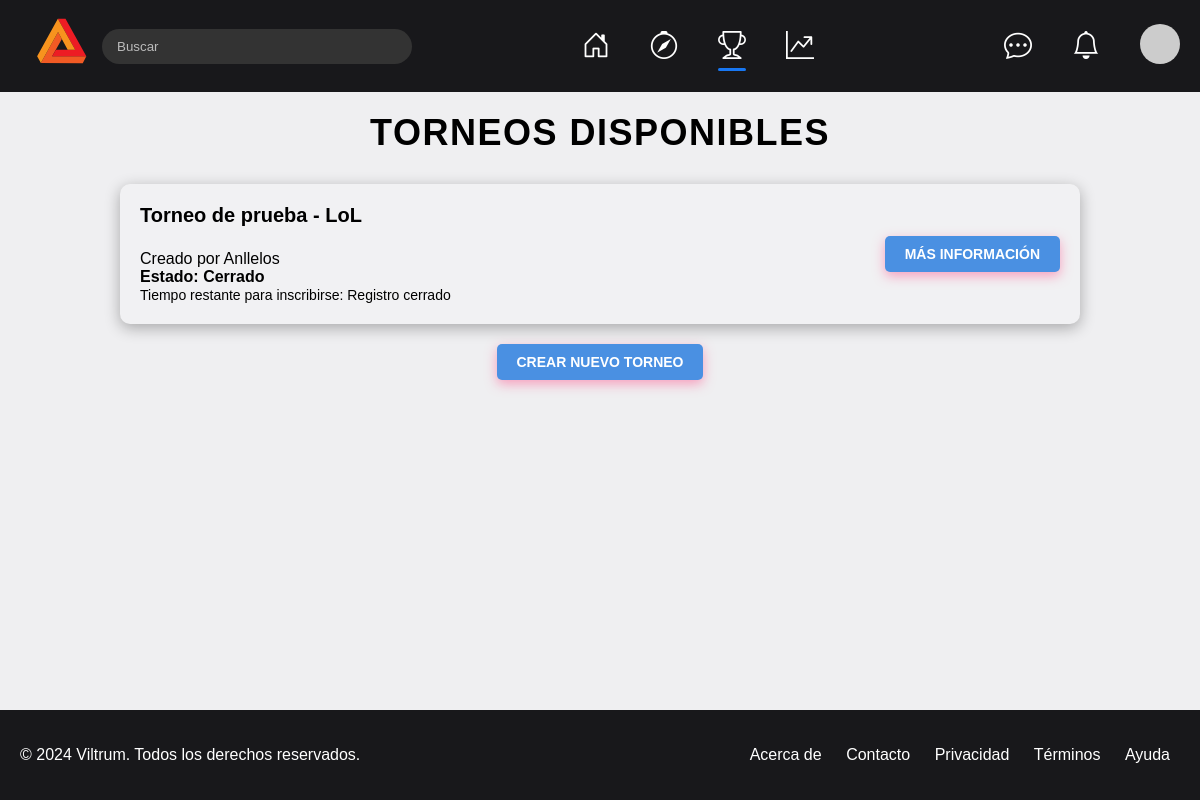
Page /tournaments/ (signed in) on the committed database.
### tournaments/models.py (models this page shows, shortened)
class Tournament(models.Model):
    GAME_CHOICES = [
        ("LoL", "League of Legends"),
        ("D2", "Dota 2"),
        ("CSGO", "Counter-Strike: Global Offensive"),
        ("VAL", "Valorant"),
        ("OW", "Overwatch"),
        ("PUBG", "PlayerUnknown's Battlegrounds"),
        ("FORT", "Fortnite"),
        ("Apex", "Apex Legends"),
        ("R6", "Rainbow Six Siege"),
        ("RL", "Rocket League")
    ]
    owner = models.ForeignKey(User, on_delete=models.CASCADE)  # Relación con el usuario
    name = models.CharField(max_length=255)
    game = models.CharField(max_length=255, choices=GAME_CHOICES)
    created_at = models.DateTimeField(auto_now_add=True)
    registration_deadline = models.DateTimeField(default=timezone.now() + timedelta(hours=72))  # Default to 72 hours after creation
    start_date = models.DateTimeField(null=True, blank=True)  # Start date of the tournament
    end_date = models.DateTimeField(null=True, blank=True)  # End date of the tournament
    status = models.BooleanField(max_length=20, default=True)  # Default status is "True"
    max_members = models.IntegerField(default=10)  # Define max members
    members = models.ManyToManyField(User, related_name='tournaments', blank=True)

### tournaments/views.py (the view)
# urls.py: path('tournaments/', views.list_tournaments, name='tournaments'),
def list_tournaments(request):
    tournaments = Tournament.objects.all()
    tournaments_list = []
    for tournament in tournaments:
        remaining_time = tournament.registration_deadline - timezone.now()
        if remaining_time > timedelta(0):
            days = remaining_time.days
            hours, remainder = divmod(remaining_time.seconds, 3600)
            minutes, _ = divmod(remainder, 60)
            inscription_time = f"Días: {days}, Horas: {hours}, Minutos: {minutes}"
            if not tournament.status:
                tournament.status = True
                tournament.save()
        else:
            inscription_time = "Registro cerrado"
            tournament.status = False
            tournament.save()
        tournaments_list.append({
            'tournament': tournament,
            'inscription_time': inscription_time,
        })
    return render(request, 'tournaments.html', {'tournaments_list': tournaments_list})

### core/context_processors.py (called while the page is built)
def user_role(request):
    if request.user.is_authenticated:
        if request.user.groups.filter(name='Sponsor').exists():
            return {'role': 'sponsor'}
        elif request.user.groups.filter(name='Gamer').exists():
            return {'role': 'gamer'}
        else:
            return {'role': 'other'}
    return {'role': 'guest'}

def notifications(request):
    if request.user.is_authenticated:
        notifications = NotificationSystem.objects.filter(receiver=request.user).order_by('-created_at')[:8]
        return {'notifications': notifications}
    return {'notifications': []}

def verification(request):
    if request.user.is_authenticated:
        verificate = ExtendedData.objects.filter(user=request.user, user_verification=True)
        if verificate.exists():
            return {'verified':True}
        else:
            return {'verified':False}
    return {'verified':False}

### tournaments/templates/tournaments.html (shortened to what this page needs)
{% extends 'template.html' %}
{% load static %}
{% block extra_css %}
<link rel="stylesheet" href="{% static 'css/tournaments.css' %}">
{% endblock %}
{% block content %}
<div class="tournament-list">
    <h2>Torneos Disponibles</h2>
    <ul>
        {% for tournament in tournaments_list %}
        <li>
            <div>
                <strong>{{ tournament.tournament.name }} - {{ tournament.tournament.game }}</strong><br>
                <span class="Owner">Creado por {{ tournament.tournament.owner.username }}</span> <br>
                <span class="tournament-status">Estado: {% if tournament.tournament.status %} Abierto {% else %} Cerrado {% endif %}</span><br>
                <span class="time-remaining">Tiempo restante para inscribirse:  {{tournament.inscription_time}}</span>
            </div>
            <a href="{% url 'view_tournament' tournament.tournament.id %}">Más información</a>
        </li>
        {% empty %}
        <li>No hay torneos disponibles en este momento.</li>
        {% endfor %}
    </ul>
    <a class="new-tournament-link" href="{% url 'crear_torneo' %}">Crear Nuevo Torneo</a>
</div>
{% endblock %}

### core/static/core/css/template.css (style rules this page uses)
* { font-family: 'IBM Plex Sans', sans-serif; color: white; }
body { display: flex; flex-direction: column; background-color: #efeff1; margin: 0; padding: 0; min-height: 100vh; }

### users/static/css/tournaments.css (style rules this page uses)
h2 { text-align: center; margin-top: 20px; font-size: 36px; color: #000000; font-weight: 700; letter-spacing: 1.5px; text-transform: uppercase; }
span { color: black; }
.tournament-list ul { list-style: none; padding: 0; width: 80%; margin: 20px auto; }
.tournament-list li { background: rgba(255, 255, 255, 0.1); color: #000000; padding: 20px; margin-bottom: 20px; border-radius: 10px; display: flex; align-items: center; justify-content: space-between; box-shadow: 0 4px 15px rgba(0, 0, 0, 0.3); }
.tournament-list li div { max-width: 70%; }
.tournament-list strong { font-size: 20px; display: block; margin-bottom: 5px; color: #000000; }
.tournament-status { font-weight: bold; color: #000000; }
.time-remaining { font-size: 14px; color: #000000; }
.tournament-list a, .tournament-list button { background-color: #4A90E2; color: white; padding: 10px 20px; text-decoration: none; border-radius: 5px; font-size: 14px; font-weight: 600; text-transform: uppercase; transition: background-color 0.3s ease; box-shadow: 0px 4px 12px rgba(255, 79, 139, 0.5); }
.new-tournament-link { display: block; text-align: center; margin: 20px auto; width: fit-content; background-color: #6a00f4; }

### rows in the picture
Tournament: tournament.name "Torneo de prueba", tournament.game "LoL", tournament.owner.username "Anllelos", status "Cerrado", inscription_time "Registro cerrado"
